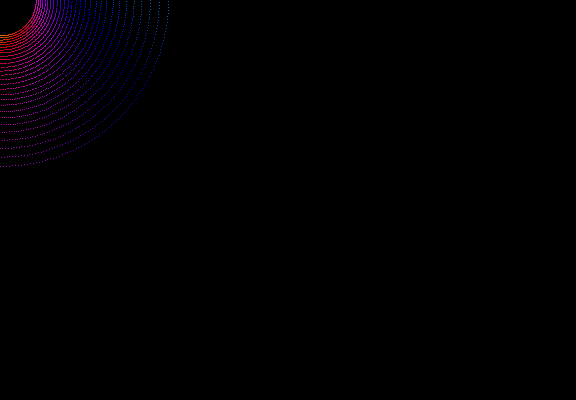
Frame 1 (no input)
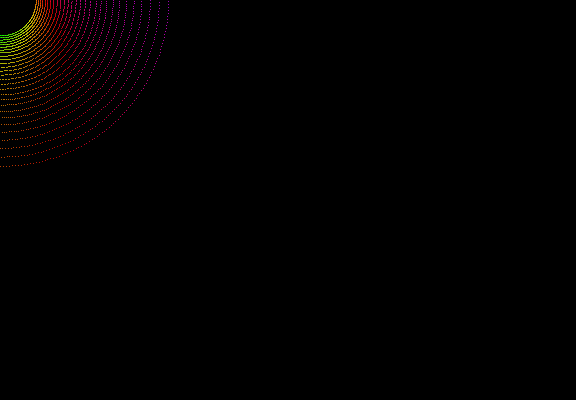
Frame 60 (the mouse pressed at the canvas centre just before this capture)
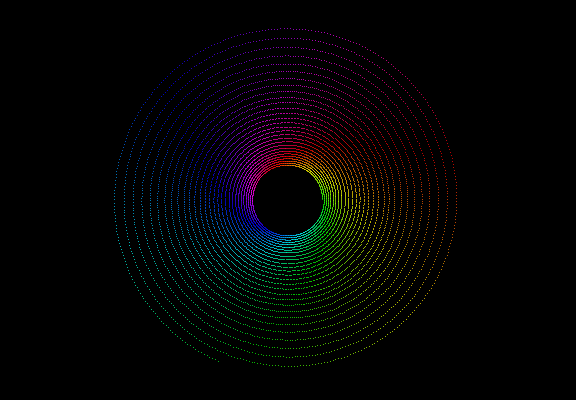
Frame 120 (the mouse held since frame 60 and released just before this capture)

The Processing sketch that drew these frames (run headless with seeded random() and noise(); from frame 60 on, the mouse is pressed at the canvas centre):

// Processing sketch: Minsky_Circle_PDE
// ── Minsky_Circle_PDE.pde
import java.util.ArrayDeque;
ArrayDeque<Integer> stack = new ArrayDeque<Integer>();
int mem[] = new int[1024*1024*2];


void setup() {
  size(576, 400);
  background(0);
  frameRate(1000);
  stroke(255);
  colorMode(HSB);
}



int minX=10000;
int minY=10000;
int maxX=-10000;
int maxY=-10000;

void draw() {
  drawSpiral();
  //   if (x<minX) minX=x;
  //    if (x>maxX) maxX=x;
  //    if (y<minY) minY=y;
  //    if (y>maxY) maxY=y;
  //println(minX,maxX,minY,maxY);


  //println(x);
}

void drawSpiral() {
  background(0);

  int d0 = 300;
  int x0 = 1100;
  int d = d0; //202;
  int x = x0;
  int y = 1;
  int ax, bx, cx, dx;

  for (int i=0; i<10000; i++) {
    cx = 2<<13;

    ax = d*y; //32 bit
    ax = ax / cx;
    stack.push(ax);

    ax = d*x;
    ax = ax / cx;

    y-=ax;
    ax = stack.pop();
    x+=ax;

    bx=(x>>5) + mouseX;
    dx=(y>>5) + mouseY;

    int t = frameCount;

    float X=map(atan2(y, x), -PI, PI, 0, 255);
    float Y=100000/sqrt(x*x+y*y+1);
    float c = (X+Y+t)%255;
    //float Y=sqrt(100/(((t)%100)+x*x+y*y+1));
    //float c=X+Y;
    //float xx = (atan2(y,x)+PI)*2.546 ;
    //float yy = 999/sqrt(x*x+y*y+1);
    //float c = xx+yy;
    ////int vv = int(((t*.1)%100) + bx*bx+dx*dx+1);
    ////int Y=(999/vv); //.5;
    color cc = color(c, 255, 255); //   (((X)+(Y))+(t*.01) % 255 ));

    stroke(cc);

    point(bx, dx);
  }
}

void mouseMoved() {

  //x0++;
  //x=x0;
  //d0++;
  //d=d0;
  //x=x0;
  //println(d0);
}
